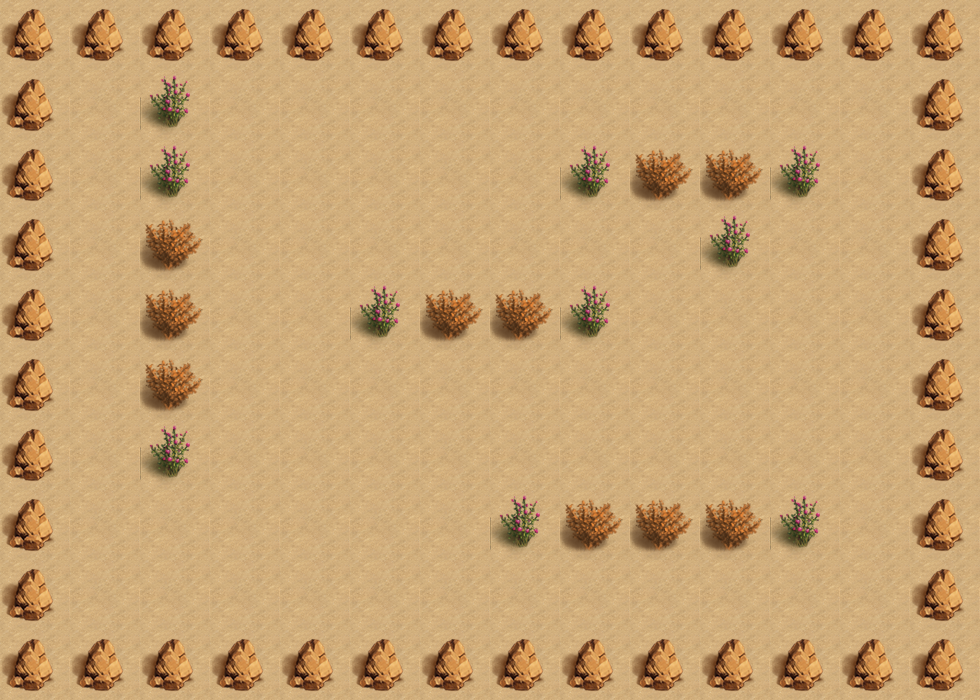

A 2D game scene composited from a Tiled map and its tileset images. What follows is a short description and the map's XML, with each tile layer's data collapsed to a summary:
An orthogonal 14x10 tile map with 70x70 px tiles, 2 tile layers (bgLayer, walkLayer) and 10 objects (2x monster_0, player, exit, key, box_1, ...).

<map version="1.0" orientation="orthogonal" renderorder="right-down" width="14" height="10" tilewidth="70" tileheight="70" nextobjectid="17">
 <tileset firstgid="1" name="map" tilewidth="70" tileheight="70" tilecount="4">
  <image source="map.png" width="140" height="140" />
 </tileset>
 <layer name="bgLayer" width="14" height="10">
  <data>[140 cells, 140 non-empty, 1 distinct tile ids]</data>
 </layer>
 <layer name="walkLayer" width="14" height="10">
  <data>[140 cells, 64 non-empty, 3 distinct tile ids]</data>
 </layer>
 <objectgroup name="object0">
  <object id="1" name="player" x="70" y="70" width="70" height="70">
   <properties>
    <property name="hp" value="220" />
    <property name="speed" value="230" />
   </properties>
  </object>
 </objectgroup>
 <objectgroup name="object1">
  <object id="3" name="exit" x="560" y="210" width="70" height="70" />
  <object id="4" name="key" x="770" y="420" width="70" height="70" />
 </objectgroup>
 <objectgroup name="object2">
  <object id="5" name="box_1" x="770" y="70" width="70" height="70" />
  <object id="8" name="box_2" x="350" y="210" width="70" height="70" />
  <object id="9" name="box_3" x="490" y="420" width="70" height="70" />
 </objectgroup>
 <objectgroup name="object4">
  <object id="15" name="monster_0" x="420" y="140" width="70" height="70">
   <properties>
    <property name="dirX" value="0" />
    <property name="dirY" value="-1" />
    <property name="path" value="monster_2.png" />
    <property name="reverse" value="-2" />
    <property name="speed" value="100" />
   </properties>
  </object>
  <object id="16" name="monster_0" x="630" y="280" width="70" height="70">
   <properties>
    <property name="dirX" value="1" />
    <property name="dirY" value="0" />
    <property name="path" value="monster_0.png" />
    <property name="reverse" value="-1" />
    <property name="speed" value="100" />
   </properties>
  </object>
 </objectgroup>
 <objectgroup name="object5">
  <object id="12" name="transfer0_0" x="210" y="420" width="70" height="70" />
  <object id="13" name="transfer1_0" x="280" y="210" width="70" height="70" />
 </objectgroup>
 <objectgroup name="object3" />
</map>
